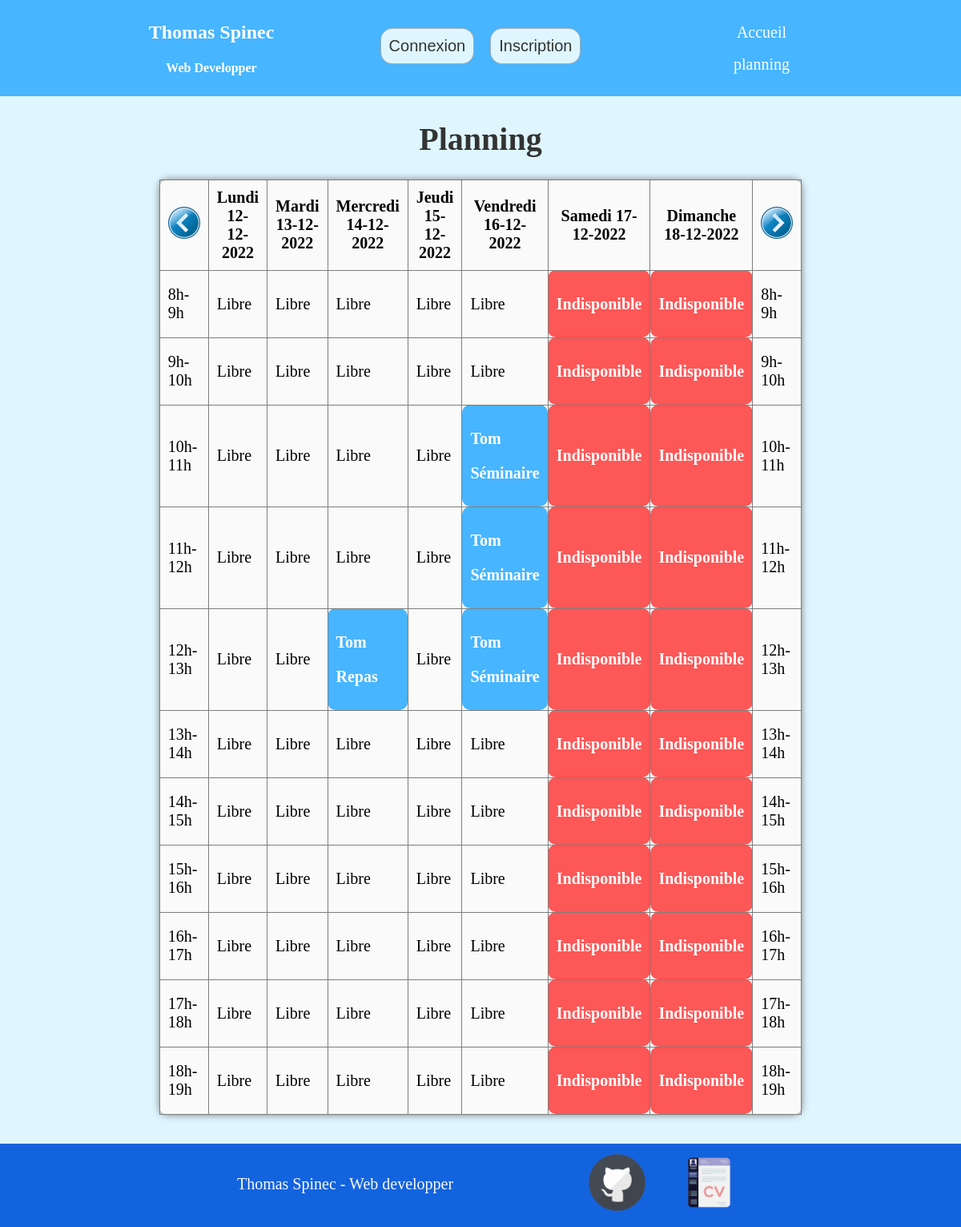
The app's page /planning.php with its own data.
### tables this page shows
CREATE TABLE `utilisateurs` (
  `id` int(11) NOT NULL,
  `login` varchar(255) NOT NULL,
  `password` varchar(255) NOT NULL
);

CREATE TABLE `reservations` (
  `id` int(11) NOT NULL,
  `titre` varchar(255) NOT NULL,
  `description` text NOT NULL,
  `debut` datetime NOT NULL,
  `fin` datetime NOT NULL,
  `id_utilisateur` int(11) NOT NULL
);

### planning.php (the view, shortened to what this page needs)
<?php
    $format = "d-m-Y";
    if (isset($_GET["week"])){
        $week = $_GET["week"];
    }
    else{
        $week = 0;
    }
    function get_lundi_dimanche_from_week($week){
        $lundi = new DateTime("Monday this week+$week week");
        $mardi = new DateTime("Tuesday this week+$week week");
        $mercredi = new DateTime("Wednesday this week+$week week");
        $jeudi = new DateTime("Thursday this week+$week week");
        $vendredi = new DateTime("Friday this week+$week week");
        $samedi = new DateTime("Saturday this week+$week week");
        $dimanche = new DateTime("Sunday this week+$week week");
        return array($lundi, $mardi, $mercredi, $jeudi, $vendredi, $samedi, $dimanche);
    }
    $debut_fin_semaine = get_lundi_dimanche_from_week($week);
    function jour($reservations, $debut_fin_semaine, $format, $heure1, $heure2){
        for ($i=0; $i < 5; $i++) {
            $case = null;
            for ($j=0; isset($reservations[$j]); $j++) {
                $date_start = $reservations[$j]['debut'];
                $date_end = $reservations[$j]['fin'];
                $date_d = get_debut($date_start)[0];
                $heure_d = get_debut($date_start)[1];
                $heure_f = get_fin($date_end)[1];
                if ($date_d == $debut_fin_semaine[$i]->format($format) && $heure1 >= $heure_d && $heure2 <= $heure_f)
                {
                    echo "<td class='booked'>";
                    echo "<a href='reservation.php?id=" . $reservations[$j]['id'] . "'>
                            <p>".$reservations[$j]['login']."</p>
                            <p>".$reservations[$j]['titre']."</p>
                        </a>";
                    $case = true;
                    break;
                }
            }
            if (!isset($case))
            {
                echo "<td>";
                echo "<p>Libre</p>";
            }
            echo "</td>";
        }
        for ($x=0; $x<2; $x++){
            echo "<td class='weekend'>";
            echo "<p>Indisponible</p>";
            echo "</td>";
        }
    }
    function get_debut($date){
        $date_d = '';
        $heure_d = '';
        list($date_d, $heure_d) = explode(" ", $date);
        return [$date_d,$heure_d];
    }
    function get_fin($date){
        $date_f = '';
        $heure_f = '';
        list($date_f, $heure_f) = explode(" ", $date);
        return [$date_f,$heure_f];
    }
?>
    <?php
        require 'include/header.php';
        require 'include/connect.php';
        $request = "SELECT reservations.id, reservations.titre, DATE_FORMAT(reservations.debut, '%d-%m-%Y %H') as debut, DATE_FORMAT(reservations.fin, '%d-%m-%Y %H') as fin, utilisateurs.login FROM reservations INNER JOIN utilisateurs on reservations.id_utilisateur = utilisateurs.id";
        $exect_request = mysqli_query($connect, $request);
        $reservations = mysqli_fetch_all($exect_request, MYSQLI_ASSOC);
    ?>
    <main>
        <div class="container">
            <h1>Planning</h1>
            <table class="planning">
                <thead>
                    <tr>
                        <th>
                            <a href=<?="planning.php?week=".$week-1?>><img class="week" src="img/precedent.png" alt="semaine précédente"></a>
                        </th>
                        <th>Lundi <?= $debut_fin_semaine[0]->format($format)?></th>
                        <th>Mardi <?= $debut_fin_semaine[1]->format($format)?></th>
                        <th>Mercredi <?= $debut_fin_semaine[2]->format($format)?></th>
                        <th>Jeudi <?= $debut_fin_semaine[3]->format($format)?></th>
                        <th>Vendredi <?= $debut_fin_semaine[4]->format($format)?></th>
                        <th>Samedi <?= $debut_fin_semaine[5]->format($format)?></th>
                        <th>Dimanche <?= $debut_fin_semaine[6]->format($format)?></th>
                        <th>
                            <a href=<?="planning.php?week=".$week+1?>><img class="week" src="img/next.png" alt="semaine suivante"></a>
                        </th>
                    </tr>
                </thead>
                <tbody>
                    <tr>
                        <td>8h-9h</td>
                        <?php
                            jour($reservations, $debut_fin_semaine, $format, "08", "09");
                        ?>
                        <td>8h-9h</td>
                    </tr>
                    <tr>
                        <td>9h-10h</td>
                        <td>9h-10h</td>
                    </tr>
                    <tr>
                        <td>10h-11h</td>
                        <?php
                            jour($reservations, $debut_fin_semaine, $format, "10", "11");
                        ?>
                        <td>10h-11h</td>
                    </tr>
                    <tr>
                        <td>11h-12h</td>
                        <td>11h-12h</td>
                    </tr>
                    <tr>
                        <td>12h-13h</td>
                        <td>12h-13h</td>
                    </tr>
                    <tr>
                        <td>13h-14h</td>
                        <td>13h-14h</td>
                    </tr>
                    <tr>
                        <td>14h-15h</td>
                        <td>14h-15h</td>
                    </tr>
                    <tr>
                        <td>15h-16h</td>
                        <td>15h-16h</td>
                    </tr>
                    <tr>
                        <td>16h-17h</td>
                        <td>16h-17h</td>
                    </tr>
                    <tr>
                        <td>17h-18h</td>
                        <td>17h-18h</td>
                    </tr>
                    <tr>
                        <td>18h-19h</td>
                        <td>18h-19h</td>
                    </tr>
                </tbody>
            </table>
        </div>
    </main>
    <?php
        require 'include/footer.php';
    ?>
</body>
</html>

### include/header.php (shortened to what this page needs)
<!DOCTYPE html>
<html lang="fr">
<head>
    <link rel="stylesheet" href="site.css">
</head>
<body>
    <header>
        <div class="container">
            <div class="flex">
                <div id="left">
                    <h3>Thomas Spinec</h3>
                    <h4>Web Developper</h4>
                </div>
                <?php
                    if (isset($_GET['deconnexion'])){
                        if($_GET['deconnexion']==true){
                            session_unset();
                            session_destroy();
                            header('Location: index.php');
                        }
                    }
                    else{
                ?>
                <div class="center">
                    <a href='connexion.php'><button>Connexion</button></a>
                    <a href='inscription.php'><button>Inscription</button></a>
                </div>
                <nav>
                    <ul>
                        <li><a class='a_head' href='index.php'>Accueil</a></li>
                        <li><a class='a_head' href='planning.php'>planning</a></li>
                    </ul>
                </nav>
                <?php
                    }
                ?>
            </div>
        </div>
    </header>

### include/footer.php
<footer>
    <div class="container">
        <div class="flex_footer">
            <div>
                <p>Thomas Spinec - Web developper</p>
            </div>
            <div class='logo'>
                <div class="link">
                    <a href="https://github.com/thomas-spinec/livre-or"><img src="img/github.png" alt="logo github"/></a>
                </div>
                <div class="link">
                    <a href="https://thomas-spinec.students-laplateforme.io/cv/"><img src="img/cv.png" alt="logo cv"/></a>
                </div>
            </div>
        </div>
    </div>
</footer>

### site.css (style rules this page uses)
body { background-color: #dff6ff; margin: 0; padding: 0; }
html { font-size: 20px; }
a { text-decoration: none; cursor: pointer; }
h1 { font-size: 2rem; font-weight: bold; text-align: center; color: #333; }
h3 { font-size: 1.2rem; font-weight: bold; line-height: 1; }
h4 { font-size: 0.8rem; }
.container { width: 80%; margin: auto; padding: auto; }
header { background-color: #47b5ff; color: #fff; position: fixed; width: 100%; min-height: 110px; max-height: 140px; top: 0; z-index: 1000 !important; }
.flex { width: 100%; min-height: 110px; max-height: 140px; text-align: center; display: flex; justify-content: space-between; align-items: center; }
#left { flex-basis: 30%; }
.center { display: flex; flex-flow: row wrap !important; justify-content: center; align-items: center; line-height: 1; flex-basis: 30%; }
nav { text-align: center; flex-basis: 30%; }
header ul { list-style: none; display: flex; flex-flow: row wrap; justify-content: space-evenly; align-items: flex-end; }
header li { padding-right: 10px; line-height: 2; }
header button { background-color: #dff6ff; border: 1px solid #7d7d7d9a; border-radius: 15px; color: #333; font-size: 1rem; padding: 10px; margin-top: 0; margin-bottom: 5px; margin-right: 10px; margin-left: 10px; transition: 0.5s; cursor: pointer; }
.a_head { color: #fff; transition: 0.5s; padding: 10px 15px; margin: 0px 10px; font-size: 1rem; }
footer { background-color: #1363df; color: #fafafa; text-align: center; padding: 10px; padding-bottom: 1%; font-size: 1rem; width: 100%; }
.flex_footer { display: flex; justify-content: space-evenly; align-items: center; }
.logo { flex-basis: 20%; display: flex; justify-content: space-evenly; align-items: center; gap: 20%; }
.link { position: relative; transition: all 0.3s; }
.link img { max-width: 100%; border-radius: 50%; cursor: pointer; }
main { margin-top: 150px; min-height: 65vh; margin-bottom: 3%; }
.center { display: flex; flex-direction: column; justify-content: center; align-items: center; }
table, th, td { padding: 10px; border: 1px solid #7d7d7d; border-collapse: collapse; font-size: 1rem; border-radius: 10px; }
table { margin: auto; margin-top: 20px; margin-bottom: 20px; }
.week { width: 40px; height: auto; transition: 0.5s; }
.booked { background-color: #47b5ff; transition: 0.5s; }
.booked a { color: #fff; font-weight: bold; }
.planning { width: 80%; height: 80%; margin: auto; padding: 20px; background-color: #fafafa; border-radius: 10px; box-shadow: 0 0 10px #7d7d7d; overflow-x: auto; }
.weekend { background-color: #ff0000a6; color: #fff; font-weight: bold; }

### records on screen
utilisateurs: login "Tom"
reservations: titre "Séminaire"
reservations: id_utilisateur.login "Tom", titre "Repas"

### other values on screen
$debut_fin_semaine[0]->format($format) "12-12-2022"
$debut_fin_semaine[1]->format($format) "13-12-2022"
$debut_fin_semaine[2]->format($format) "14-12-2022"
$debut_fin_semaine[3]->format($format) "15-12-2022"
$debut_fin_semaine[4]->format($format) "16-12-2022"
$debut_fin_semaine[5]->format($format) "17-12-2022"
$debut_fin_semaine[6]->format($format) "18-12-2022"
